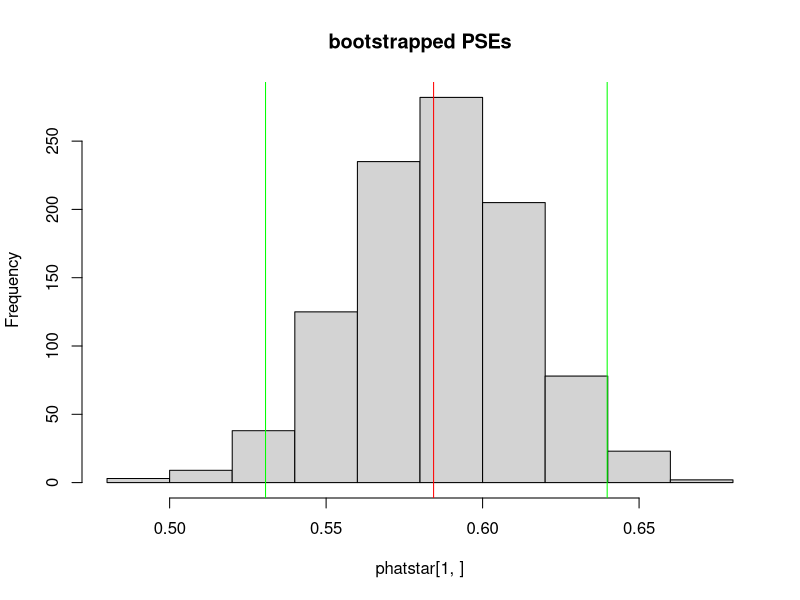

The R source for this figure:
# bootstrap2.R  Bootstrap the parameters of a fitted function

rm( list=ls() )

# make up some behavioural data for a discrimination task
df <- data.frame( stimlev=seq( 0.1, 1.0, by=0.1 ),                  # stimulus levels
                  ntrials=rep( 20, times=10 ),                      # number of trials at each stimulus level
                  nhigher=c( 1, 0, 4, 5, 8, 10, 12, 14, 19, 20 ) )  # number of trials where the observer responded "higher"
df$phigher <- df$nhigher / df$ntrials                               # 'nhigher' expressed as a proportion

# choose the form of the psychometric function
psyfn <- function( x, mu, sigma )
    pnorm( x, mu, sigma )

# define a maximum likelihood objective function
obj <- function( p, data )
    -sum(log( dbinom( data$nhigher, data$ntrials, psyfn( data$stimlev, p[1], p[2] ) ) ))

# make bootstrap function
bootfn <- function( resample=TRUE ) {
    
    # resample data
    dfstar <- df
    if( resample ) {
        dfstar$nhigher <- rbinom( nrow(df), df$ntrials, df$phigher )
        dfstar$phigher <- dfstar$nhigher / dfstar$ntrials
    }
    
    # fit resampled data
    pinit <- c( 0.5, 0.2 )                       # initial guess
    m <- optim( pinit, obj, NULL, data=dfstar )  # find parameters of best fit
    return( m$par )

}

# get fit to original data
phat <- bootfn( resample=FALSE )

# bootstrap
phatstar <- replicate( 1000, bootfn() )

# histogram bootstrapped PSEs
hist( phatstar[1,], main='bootstrapped PSEs' )
abline( v=phat[1], col='red' )

# report maximum likelihood fit and bootstrapped 95% confidence interval
pse_ml <- phat[1]
pse_sd <- sd( phatstar[1,] )
cat( sprintf('\npse = %.4f +- %.4f\n\n',pse_ml,1.96*pse_sd) )

# or find the 95% confidence interval nonparametrically
cint <- quantile( phatstar[1,], c(0.025,0.975) )
cat( sprintf('pse = %.4f, 95%% confidence interval = (%.4f, %.4f)\n\n',pse_ml,cint[1],cint[2]) )
abline( v=cint, col='green' )
